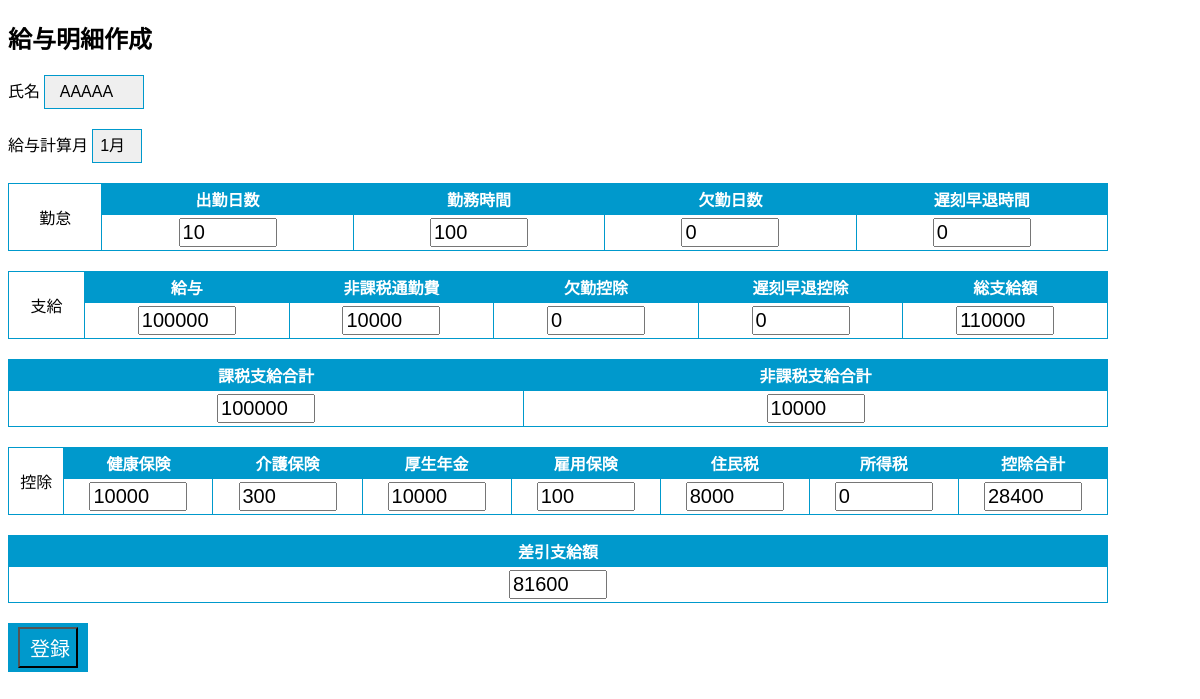
The page /view.php?id=5 on the database its author committed.
### tables this page shows
CREATE TABLE IF NOT EXISTS `payroll_table` (
`id` int(12) NOT NULL,
  `name` varchar(64) NOT NULL,
  `month` int(2) NOT NULL,
  `workd` int(11) DEFAULT NULL,
  `workh` int(11) DEFAULT NULL,
  `kekkin` int(11) DEFAULT NULL,
  `tikokusoutai` int(11) DEFAULT NULL,
  `kyuuyo` int(11) DEFAULT NULL,
  `hikazeituukinhi` int(11) DEFAULT NULL,
  `kekkinkouzyo` int(11) DEFAULT NULL,
  `tikokusoutaikouzyo` int(11) DEFAULT NULL,
  `sousikyuu` int(11) DEFAULT NULL,
  `kazeisikyuu` int(11) DEFAULT NULL,
  `hikazeisikyuu` int(11) DEFAULT NULL,
  `kennkouhoken` int(11) DEFAULT NULL,
  `kaigohoken` int(11) DEFAULT NULL,
  `nenkinhoken` int(11) DEFAULT NULL,
  `koyouhoken` int(11) DEFAULT NULL,
  `ziyuminzei` int(11) DEFAULT NULL,
  `syotokuzei` int(11) DEFAULT NULL,
  `kouzyogoukei` int(11) DEFAULT NULL,
  `goukei` int(11) DEFAULT NULL
);

### view.php (the view, shortened to what this page needs)
<?php
$id = $_GET["id"];
try{
    $pdo = new PDO('mysql:dbname=payroll_db;charset=utf8;host=localhost','root','');
}catch(PDOException $e){
 exit('DbConnectError:' .$e->getMessage());
}
$sql = "SELECT * FROM payroll_table WHERE id=:id";
$stmt = $pdo->prepare($sql);
$stmt->bindValue(':id', $id, PDO::PARAM_INT);
$status = $stmt->execute();
if($status==false){
    $error = $stmt->errorInfo();
    exit("ErrorQuery:".$error[2]);
}else{
    $row = $stmt->fetch();
}
?>
<!DOCTYPE html>
<html lang="en">
<head>
<link rel="stylesheet" type="text/css" href="style1.css">
</head>
<body>
<form method="post" action="insert.php">
<div>
<h2>給与明細作成</h2>
</div>
<div class="name">
氏名
<select name="name" id="name">
    <option value="1">AAAAA</option>
</select>
</div>
<div class="styled-select">
給与計算月
<select name="month" id="month">
    <option value="1">1月</option>
</select>
</div>
<div class="kintai">
<table>
<tr>
    <td rowspan="2">勤怠</td>
    <th>出勤日数</th>
    <th>勤務時間</th>
    <th>欠勤日数</th>
    <th>遅刻早退時間</th>
</tr>
<tr>
    <td><input type="workd" name="workd" value="<?=$row["workd"]?>"></td>
    <td><input type="workh" name="workh" value="<?=$row["workh"]?>"></td>
    <td><input type="kekkin" name="kekkin" value="<?=$row["kekkin"]?>"></td>
    <td><input type="tikokusoutai" name="tikokusoutai" value="<?=$row["tikokusoutai"]?>"></td>
</tr>
</table>
</div>
<div class="sikyuu">
<table>
<tr>
    <td rowspan="2">支給</td>
    <th>給与</th>
    <th>非課税通勤費</th>
    <th>欠勤控除</th>
    <th>遅刻早退控除</th>
    <th>総支給額</th>
</tr>
<tr>
    <td><input type="kyuuyo" name="kyuuyo" id="kyuuyo" value="<?=$row["kyuuyo"]?>"></td>
    <td><input type="hikazeituukinhi" name="hikazeituukinhi" id="hikazeituukinhi" value="<?=$row["hikazeituukinhi"]?>"></td>
    <td><input type="kekkinkouzyo" name="kekkinkouzyo" id="kekkinkouzyo" value="<?=$row["kekkinkouzyo"]?>"></td>
    <td><input type="tikokusoutaikouzyo" name="tikokusoutaikouzyo" id="tikokusoutaikouzyo" value="<?=$row["tikokusoutaikouzyo"]?>"></td>
    <td><input type="sousikyuu" name="sousikyuu" id="sousikyuu" value="<?=$row["sousikyuu"]?>"></td>
</tr>
</table>
</div>
<div class="sikyuugoukei">
<table>
<tr>
    <th>課税支給合計</th>
    <th>非課税支給合計</th>
</tr>
<tr>
    <td><input type="kazeisikyuu" name="kazeisikyuu" value="<?=$row["kazeisikyuu"]?>"></td>
    <td><input type="hikazeisikyuu" name="hikazeisikyuu" value="<?=$row["hikazeisikyuu"]?>"></td>
</tr>
</table>
</div>
<div class="kouzyo">
<table>
<tr>
    <td rowspan="2">控除</td>
    <th>健康保険</th>
    <th>介護保険</th>
    <th>厚生年金</th>
    <th>雇用保険</th>
    <th>住民税</th>
    <th>所得税</th>
    <th>控除合計</th>
</tr>
<tr>
    <td><input type="kennkouhoken" name="kennkouhoken" value="<?=$row["kennkouhoken"]?>"></td>
    <td><input type="kaigohoken" name="kaigohoken" value="<?=$row["kaigohoken"]?>"></td>
    <td><input type="nenkinhoken" name="nenkinhoken" value="<?=$row["nenkinhoken"]?>"></td>
    <td><input type="koyouhoken" name="koyouhoken" value="<?=$row["koyouhoken"]?>"></td>
    <td><input type="ziyuminzei" name="ziyuminzei" value="<?=$row["ziyuminzei"]?>"></td>
    <td><input type="syotokuzei" name="syotokuzei" value="<?=$row["syotokuzei"]?>"></td>
    <td><input type="kouzyogoukei" name="kouzyogoukei" value="<?=$row["kouzyogoukei"]?>"></td>
</tr>
</table>
</div>
<div class="sasihikisikyuu">
<table>
<tr>
    <th>差引支給額</th>
</tr>
<tr>
    <td><input type="goukeir" name="goukei" value="<?=$row["goukei"]?>"></td>
</tr>
</table>
</div>
<div class="submit">
     <input type="submit" class="submit" value="登録">
</div>
</form>
</body>
</html>

### style1.css (style rules this page uses)
table { width: 1100px; border-collapse: collapse; border-top: 1px solid #0099CC; border-left: 1px solid #0099CC; margin-bottom: 20px; }
th,td { border-right: 1px solid #0099CC; border-bottom: 1px solid #0099CC; padding: 3px; text-align: center; }
th { color: #FFFFFF; background: #0099CC; }
.name select { width: 100px; height: 50px; font-size: 16px; line-height: 1; border: 1px solid #0099CC; border-radius: 0; height: 34px; text-indent: 15%; margin-bottom: 20px; -webkit-appearance: none; }
.styled-select select { width: 50px; height: 5px; font-size: 16px; line-height: 1; border: 1px solid #0099CC; border-radius: 0; height: 34px; text-indent: 15%; margin-bottom: 20px; -webkit-appearance: none; }
.submit { width: 60px; padding: 4px 10px; color: #fff; cursor: pointer; background: #0099CC; }
input { font-size: 20px; width: 90px; }

### rows shown on the page
payroll_table: workd "10", workh "100", kekkin "0", tikokusoutai "0", kyuuyo "100000", hikazeituukinhi "10000", kekkinkouzyo "0", tikokusoutaikouzyo "0", sousikyuu "110000", kazeisikyuu "100000", hikazeisikyuu "10000", kennkouhoken "10000", kaigohoken "300", nenkinhoken "10000", koyouhoken "100", ziyuminzei "8000", syotokuzei "0", kouzyogoukei "28400", goukei "81600"
